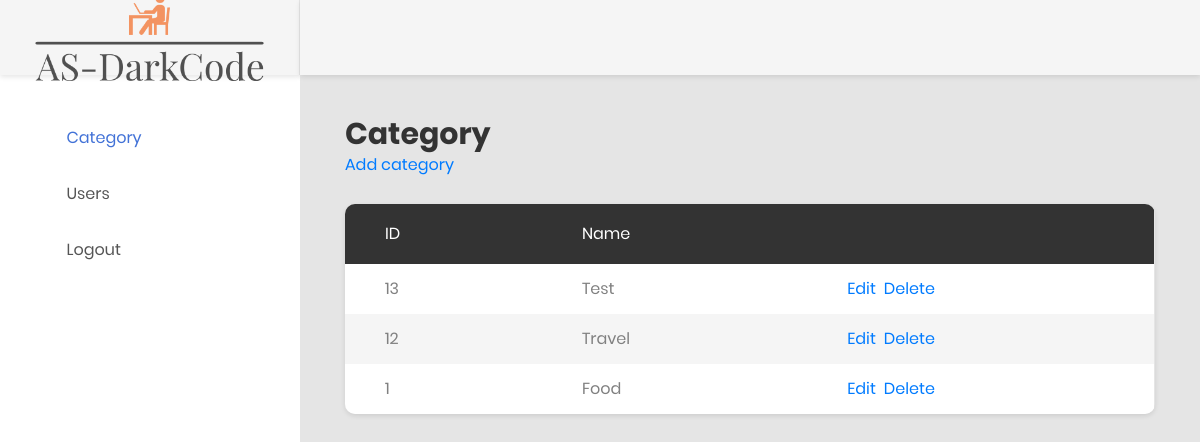
Screenshot of /category.php (signed in) with the database file from the repository.
### tables this page shows
CREATE TABLE `category` (
  `id` int(11) NOT NULL,
  `name` varchar(255) NOT NULL
);

### category.php (the view, shortened to what this page needs)
<?php
   include('header.php');
   $res=mysqli_query($con,"select * from category order by id desc");
   ?>
<?php
   if(mysqli_num_rows($res)>0){
   ?>
<div class="main-content">
   <div class="section__content section__content--p30">
      <div class="container-fluid">
         <div class="row">
            <div class="col-lg-12">
               <h2>Category</h2>
               <a href="manage_category.php">Add category</a>
               <br/><br/>
               <div class="table-responsive table--no-card m-b-30">
                  <table class="table table-borderless table-striped table-earning">
                     <thead>
                        <tr>
                           <th>ID</th>
                           <th>Name</th>
                           <th></th>
                        </tr>
                     <tbody>
                        <?php while($row=mysqli_fetch_assoc($res)){?>
                        <tr>
                           <td><?php echo $row['id'];?></td>
                           <td><?php echo $row['name']?></td>
                           <td>
                              <a href="manage_category.php?id=<?php echo $row['id'];?>">Edit</a>&nbsp;
                              <a href="javascript:void(0)" onclick="delete_confir('<?php echo $row['id'];?>','category.php')">Delete</a>
                           </td>
                        </tr>
                        <?php } ?>
                     </tbody>
                  </table>
                  <?php }
                     else{
                     	echo "No data found";
                     }
                     ?>
               </div>
            </div>
         </div>
      </div>
   </div>
</div>
<?php
   include('footer.php');
   ?>

### rows the page displays
category: id "13", name "Test"
category: id "12", name "Travel"
category: id "1", name "Food"
